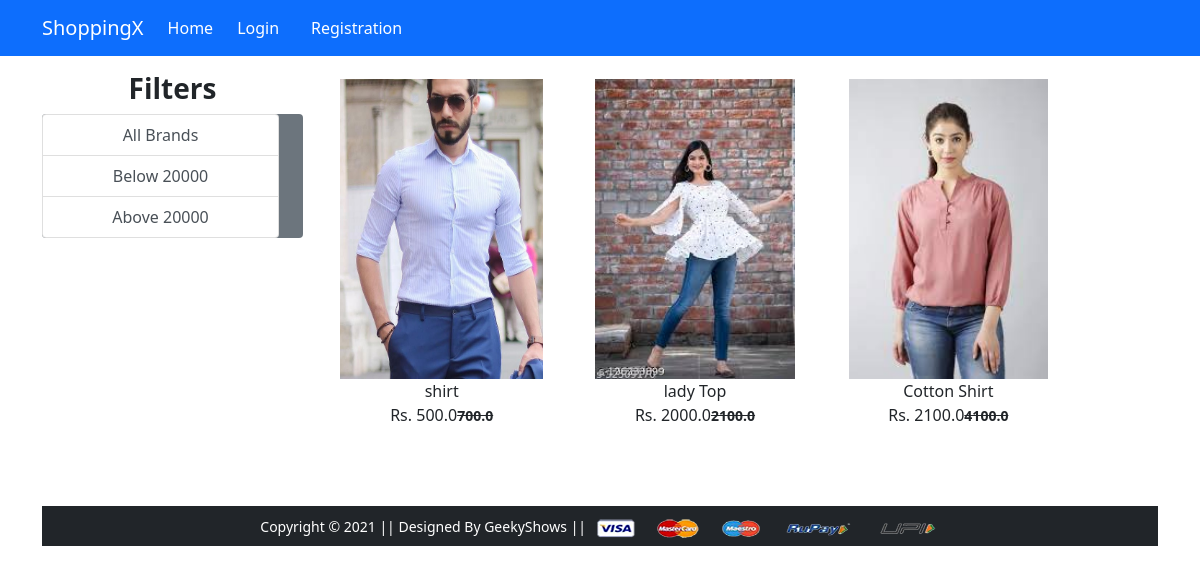
Screenshot of /topwear/ with the database file from the repository.
### app/models.py (models this page shows, shortened)
class Product(models.Model):
    title = models.CharField(max_length=100)
    selling_price = models.FloatField()
    discounted_price = models.FloatField()
    description = models.TextField()
    brand = models.CharField(max_length=100)
    category = models.CharField(choices=CATEGORY,max_length=10)
    product_image = models.ImageField(upload_to='media\product')

### app/views.py (the view)
# urls.py: path('topwear/', views.topwear, name='topwear'),
def topwear(request, data=None):
    if data == None:
        result = Product.objects.filter(category="TW")
    elif data == 'below':
        result = Product.objects.filter(category="TW").filter(discounted_price__lte=2000)
    elif data == 'above':
        result = Product.objects.filter(category="TW").filter(discounted_price__gt=2000)
    return render(request, 'app/topwear.html', {'rsult': result})

### app/templates/app/topwear.html (shortened to what this page needs)
{% extends 'app/base.html' %}
{% load static %}
{% block main-content %}
<div class="container my-3">
 <div class="row ">
  <div class="col-sm-3 text-center">
    <h3 class=fw-bolder>Filters</h3>
    <div class="container list-group text-center bg-secondary">
        <a href="{% url "topwear" %}" class="list-group-item list-group-item-action">All Brands</a>
        <a href="{% url "topweardata" 'below'%}" class="list-group-item list-group-item-action">Below 20000</a>
        <a href="{% url "topweardata" 'above'%}" class="list-group-item list-group-item-action">Above 20000</a>
    </div>
  </div>
  <div class="col-sm-8 ">
        <div class="row">
          {% for x in rsult%}
          <div class="col-sm-4 text-center mb-4">
            <a href="{% url "product-detail" x.id%}" class="btn">
              <div class="item">
                <img src="{{x.product_image.url}}" alt="" height="300" width="100%"/>
                <div class="fw-fold">{{x.title}}</div>
                <div class="fw-fold">Rs. {{x.discounted_price}}<small class="fw-bold text-decoration-line-through">{{x.selling_price}}</small></div>
              </div>
            </a>
          </div>
        {% endfor %}
        </div>
  </div>
</div>
{% endblock main-content %}

### rows the page displays
Product: product_image (picture), title "shirt", discounted_price "500.0", selling_price "700.0"
Product: product_image (picture), title "lady Top", discounted_price "2000.0", selling_price "2100.0"
Product: product_image (picture), title "Cotton Shirt", discounted_price "2100.0", selling_price "4100.0"
